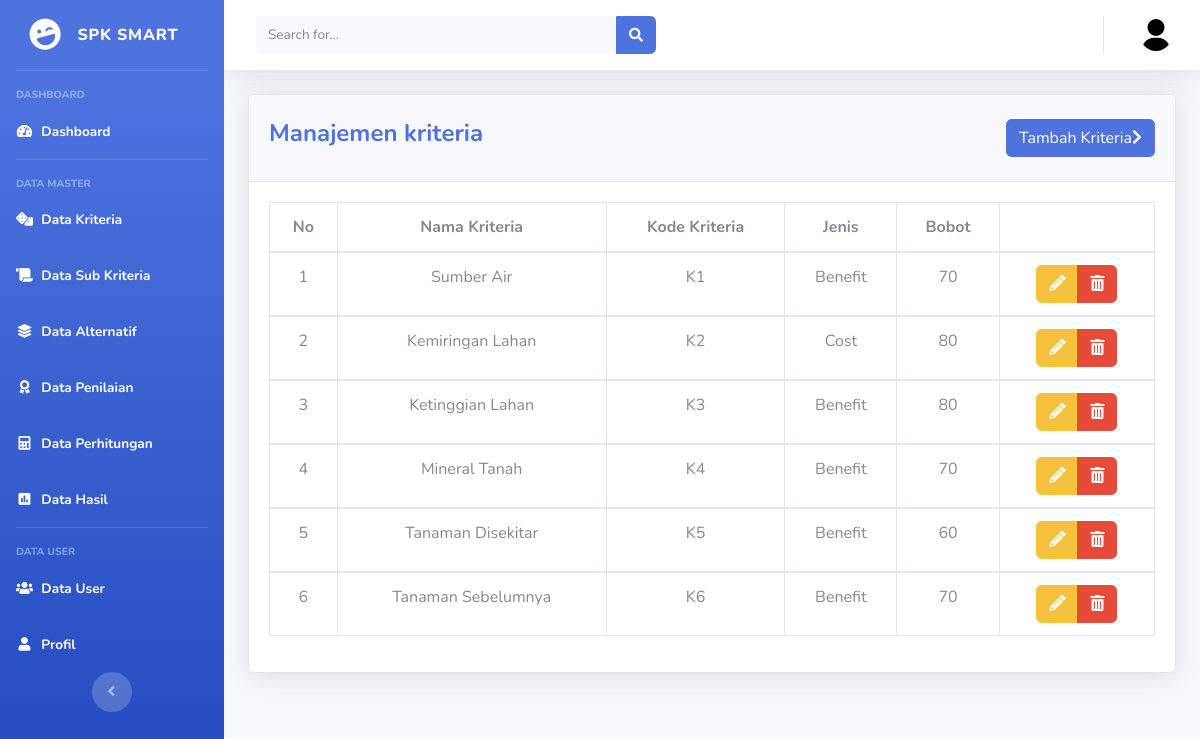
Page /index.php/datakriteria on the committed database.
### tables this page shows
CREATE TABLE `kriteria` (
  `id_kriteria` int(5) NOT NULL,
  `nama_kriteria` varchar(100) NOT NULL,
  `kode_kriteria` varchar(100) NOT NULL,
  `jenis` varchar(100) NOT NULL,
  `bobot` varchar(50) NOT NULL
);

### application/controllers/Datakriteria.php (called while the page is built, shortened)
<?php
class Datakriteria extends CI_Controller
{
    public function index()
    {
        $data['title'] = "Spk Smart - Data Kriteria";
        $data['kriteria'] = $this->Datakriteriam->Semuadata();
        $this->load->view('templates/dasboard_header', $data);
        $this->load->view('kriteria/datakriteria', $data);
        $this->load->view('templates/dasboard_footer');
    }
}

### index.php (called while the page is built, shortened)
<?php
require_once BASEPATH.'core/CodeIgniter.php';

### application/models/Datakriteriam.php (called while the page is built, shortened)
<?php
class Datakriteriam extends CI_Model
{
    public function Semuadata()
    {
        $this->db->select('*');
        $this->db->from('kriteria');
        return $this->db->get()->result_array();
    }
}

### application/views/kriteria/datakriteria.php (the view, shortened to what this page needs)
<div class="container-fluid">
    <div class="card shadow mb-4">
        <div class="card-header py-4">
            <h4 class="font-weight-bold text-primary">Manajemen kriteria
                <a href="<?= base_url('datakriteria/formtambahkriteria') ?>" class="btn btn-primary float-right">Tambah Kriteria<i class="fas fa-chevron-right"></i></a>
            </h4>
        </div>
        <div class="card-body">
            <div class="table-responsive">
                <table class="table table-bordered text-center" id="dataTable" width="100%" cellspacing="0">
                    <thead>
                        <tr>
                            <th>No</th>
                            <th>Nama Kriteria</th>
                            <th>Kode Kriteria</th>
                            <th>Jenis</th>
                            <th>Bobot</th>
                            <th></th>
                        </tr>
                    </thead>
                    <?php
                    $n = 1;
                    foreach ($kriteria as $kriteria) : ?>
                        <tbody>
                            <tr>
                                <td><?php echo $n++; ?></td>
                                <td><?php echo $kriteria['nama_kriteria']; ?></td>
                                <td><?php echo $kriteria['kode_kriteria']; ?></td>
                                <td><?php echo $kriteria['jenis']; ?></td>
                                <td><?php echo $kriteria['bobot']; ?></td>
                                <td>
                                    <div class="btn-group">
                                        <a href="<?php base_url() ?>Datakriteria/formeditkriteria/<?php echo $kriteria['id_kriteria']; ?>" class="btn btn-warning"><i class="fas fa-pencil-alt"></i></a>
                                        <a href="<?php base_url() ?>Datakriteria/aksi_hapus/<?php echo $kriteria['id_kriteria']; ?>" onClick="return confirm('Anda yakin ingin menghapus data ini?')" class="btn btn-danger"><i class="fas fa-trash-alt"></i></a>
                                    </div>
                                </td>
                            </tr>
                        </tbody>
                    <?php endforeach; ?>
                </table>
            </div>
        </div>
    </div>
</div>
</div>

### application/views/templates/dasboard_header.php (shortened to what this page needs)
<!DOCTYPE html>
<html lang="en">
<head>
    <link href="<?= base_url('assets/'); ?>vendor/fontawesome-free/css/all.min.css" rel="stylesheet" type="text/css">
    <link href="<?= base_url('assets/'); ?>css/sb-admin-2.min.css" rel="stylesheet">
</head>
<body id="page-top">
    <div id="wrapper">
        <ul class="navbar-nav bg-gradient-primary sidebar sidebar-dark accordion" id="accordionSidebar">
            <a class="sidebar-brand d-flex align-items-center justify-content-center" href="index.html">
                <div class="sidebar-brand-icon rotate-n-15">
                    <i class="fas fa-laugh-wink"></i>
                </div>
                <div class="sidebar-brand-text mx-3">SPK SMART </div>
            </a>
            <hr class="sidebar-divider">
            <div class="sidebar-heading">
                Dashboard
            </div>
            <li class="nav-item active">
                <a class="nav-link" href="<?= base_url('Dasboard') ?>">
                    <i class="fas fa-fw fa-tachometer-alt"></i>
                    <span>Dashboard</span></a>
            </li>
            <hr class="sidebar-divider">
            <div class="sidebar-heading">
                Data Master
            </div>
            <li class="nav-item active">
                <a class="nav-link" href="<?= base_url('datakriteria') ?>">
                    <i class="fas fa-fw fa-solid fa-dice"></i>
                    <span>Data Kriteria</span></a>
            </li>
            <li class="nav-item active">
                <a class="nav-link" href="<?= base_url('datasubkriteria') ?>">
                    <i class="fas fa-fw fa-solid fa-scroll"></i>
                    <span>Data Sub Kriteria</span></a>
            </li>
            <li class="nav-item active">
                <a class="nav-link" href="<?= base_url('dataalternatif') ?>">
                    <i class="fas fa-fw fa-solid fa-layer-group"></i>
                    <span>Data Alternatif</span></a>
            </li>
            <li class="nav-item active">
                <a class="nav-link" href="<?= base_url('datapenilaian') ?>">
                    <i class="fas fa-fw fa-award"></i>
                    <span>Data Penilaian</span></a>
            </li>
            <li class="nav-item active">
                <a class="nav-link" href="<?= base_url('dataperhitungan') ?>">
                <i class="fas fa-fw fa-calculator"></i>
                    <span>Data Perhitungan</span></a>
            </li>
            <li class="nav-item active">
                <a class="nav-link" href="<?= base_url('dataperhitungan/hasil') ?>">
                    <i class="fas fa-fw fa-poll"></i>
                    <span>Data Hasil</span></a>
            </li>
            <hr class="sidebar-divider">
            <div class="sidebar-heading">
                Data User
            </div>
            <li class="nav-item active">
                <a class="nav-link" href="<?= base_url('datauser') ?>">
                    <i class="fas fa-fw fa-users"></i>
                    <span>Data User</span></a>
            </li>
            <li class="nav-item active">
                <a class="nav-link" href="<?= base_url('profilcontrol') ?>">
                    <i class="fas fa-fw fa-thin fa-user"></i>
                    <span>Profil</span></a>
            </li>
            <div class="text-center d-none d-md-inline">
                <button class="rounded-circle border-0" id="sidebarToggle"></button>
            </div>
        </ul>
        <div id="content-wrapper" class="d-flex flex-column">
            <div id="content">
                <nav class="navbar navbar-expand navbar-light bg-white topbar mb-4 static-top shadow">
                    <form class="d-none d-sm-inline-block form-inline mr-auto ml-md-3 my-2 my-md-0 mw-100 navbar-search">
                        <div class="input-group">
                            <input type="text" class="form-control bg-light border-0 small" placeholder="Search for..." aria-label="Search" aria-describedby="basic-addon2">
                            <div class="input-group-append">
                                <button class="btn btn-primary" type="button">
                                    <i class="fas fa-search fa-sm"></i>
                                </button>
                            </div>
                        </div>
                    </form>
                    <ul class="navbar-nav ml-auto">
                        <li class="nav-item dropdown no-arrow">
                            <a class="nav-link dropdown-toggle" href="#" id="userDropdown" role="button" data-toggle="dropdown" aria-haspopup="true" aria-expanded="false">
                                <img class="img-profile rounded-circle" src="<?= base_url('assets/'); ?>img/admin.png">
                            </a>
                        </li>
                    </ul>
                </nav>

### application/views/templates/dasboard_footer.php (shortened to what this page needs)
</div>
</div>
</body>
</html>

### rows in the picture
kriteria: nama_kriteria "Sumber Air", kode_kriteria "K1", jenis "Benefit", bobot "70"
kriteria: nama_kriteria "Kemiringan Lahan", kode_kriteria "K2", jenis "Cost", bobot "80"
kriteria: nama_kriteria "Ketinggian Lahan", kode_kriteria "K3", jenis "Benefit", bobot "80"
kriteria: nama_kriteria "Mineral Tanah", kode_kriteria "K4", jenis "Benefit", bobot "70"
kriteria: nama_kriteria "Tanaman Disekitar", kode_kriteria "K5", jenis "Benefit", bobot "60"
kriteria: nama_kriteria "Tanaman Sebelumnya", kode_kriteria "K6", jenis "Benefit", bobot "70"
